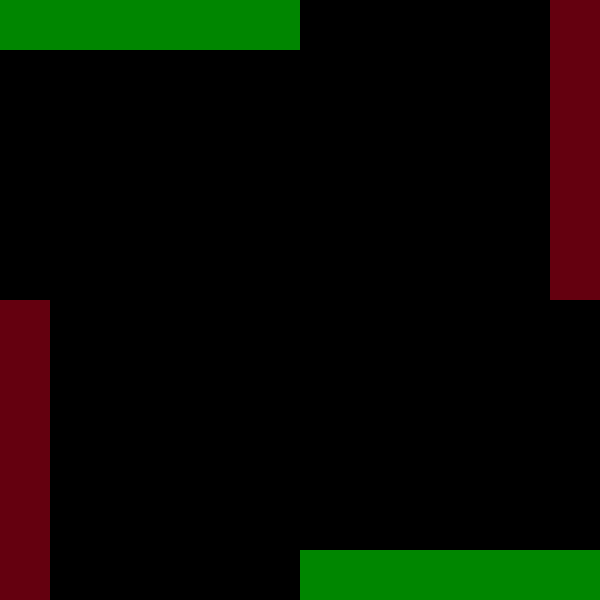
Frame 1 (no input)
Frame 60 (the mouse pressed at the canvas centre just before this capture): identical to frame 1, image omitted
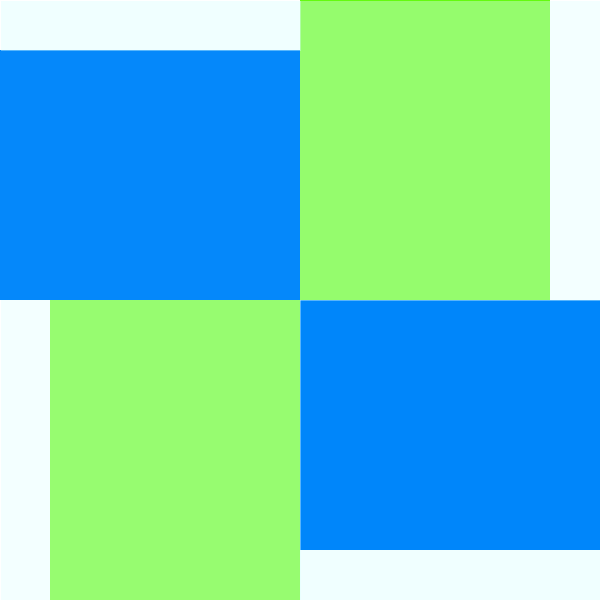
Frame 120 (the mouse held since frame 60 and released just before this capture)

The Processing sketch that drew these frames (run headless with seeded random() and noise(); from frame 60 on, the mouse is pressed at the canvas centre):

// Processing sketch: processing_53774
// ── processing_53774.pde

void setup(){
  size(600,600);
  background(0,0,0);
}

void draw(){
background(mouseX-45,mouseX-45,mouseX-45);


  

 noStroke();
  fill(0,134,pmouseX-50,700-mouseX-50);
  rect(300,550,300,50-mouseX);
  
 fill(100,mouseX-50,15,600-mouseX-50);
  rect(50,300,-50+mouseX,300);
  
  fill(0,134,pmouseX-50,600-mouseX-50);
  rect(0,50,300,-50+mouseX);
  
  fill(100,mouseX-50,15,700-mouseX-50);
  rect(550,0,50-mouseX,300);
  
  fill(225,255,255,mouseX-200);
  rect(300,1,300,300);
  
  fill(225,255,255,mouseX-200);
  rect(1,300,300,300);

  noStroke();
 fill(217,255,255,mouseX-200);
 rect(300,550,300,50);
 
  noStroke();
 fill(217,255,255,mouseX-200);
 rect(1,1,300,50);
 
 noStroke();
 fill(217,255,255,mouseX-300);
 rect(1,1,50,600);
 
 noStroke();
 fill(217,255,255,mouseX-300);
 rect(550,1,50,600);
}

                
                
